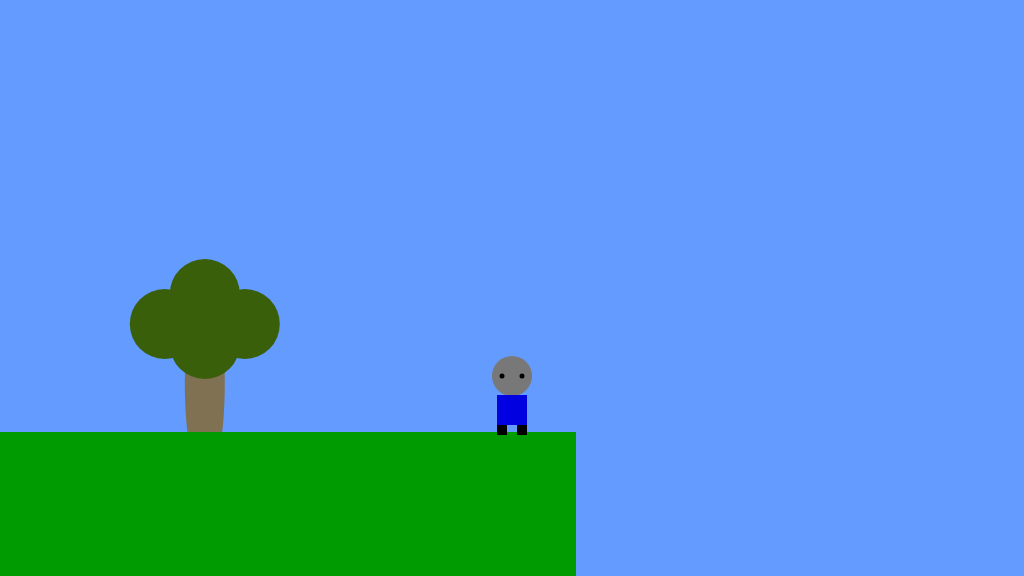
Frame 1 (no input)
Frame 60 (no input): identical to frame 1, image omitted
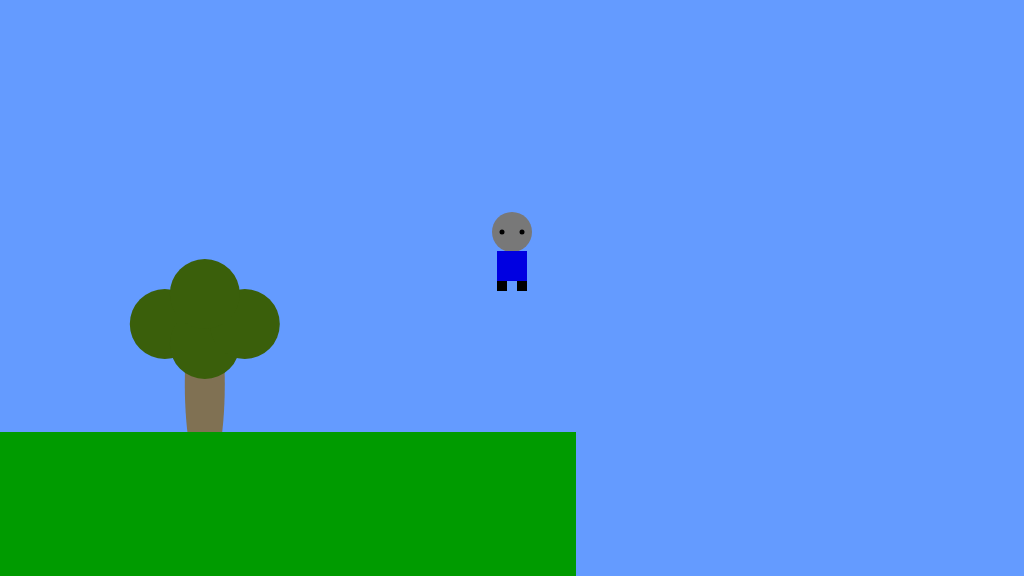
Frame 120 (the mouse pressed at the canvas centre since frame 60)

The p5.js sketch that drew these frames (run headless with seeded random() and noise() and a simulated clock; from frame 60 on, the mouse is pressed at the canvas centre):

// p5.js sketch
// ── sketch.js
/*

The Game Project

2b - using variables

*/

var floorPos_y;

var gameChar_x;
var gameChar_y;

var treePos_x;
var treePos_y;

var canyon;
var collectable;

var mountain;
var cloud;


function setup()
{
	createCanvas(1024, 576);
	floorPos_y = 432; //NB. we are now using a variable for the floor position

	//NB. We are now using the built in variables height and width
	gameChar_x = width/2;
	gameChar_y = floorPos_y;

	treePos_x = width/5;
	treePos_y = height/1.5;
}

function draw()
{
	background(100, 155, 255); //fill the sky blue

	

	//////////////////TREE////////////
	noStroke();
	fill(128,113,83);
	ellipse(treePos_x,
			treePos_y,
			40,
			195);
	fill(58, 95, 11 );
	ellipse(treePos_x-40,
			treePos_y-60,
			70);
	ellipse(treePos_x,
			treePos_y-40,
			70);
	ellipse(treePos_x+40,
			treePos_y-60,
			70);
	ellipse(treePos_x,
			treePos_y-90,
			70);

			noStroke();
			fill(0, 155, 0);
			rect(0, floorPos_y, height, width - floorPos_y); //draw some green ground

	///////////game character///////////////
	fill (120,120,120);
	ellipse(gameChar_x,gameChar_y-56,40);
	fill(0);
	ellipse(gameChar_x-10,gameChar_y-56,5);
	ellipse(gameChar_x+10,gameChar_y-56,5);

	fill (0,0,225);
	rect (gameChar_x-15,gameChar_y-37,30,30);

	fill (0);
	rect(gameChar_x-15,gameChar_y-7,10,10);
	rect(gameChar_x+5,gameChar_y-7,10,10);
}

function mousePressed()
{
	gameChar_x = mouseX;
	gameChar_y = mouseY;

}
